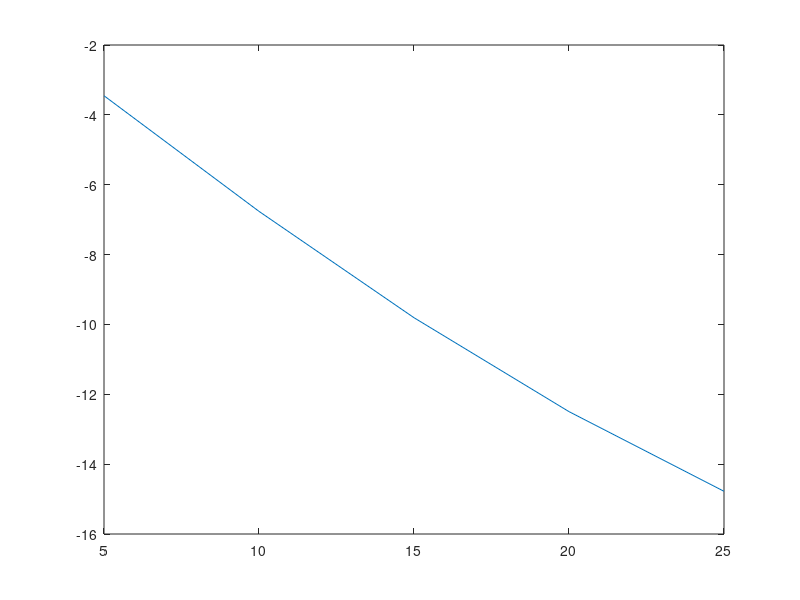

The MATLAB script that drew this image:
XB = [5,10,15,20,25];
YB = [43,43,43,43,43];
t = [0.5 0.5 0.5 0.5 0.5];
lx =120;
ly = 77;
for i =1:5
    omega(i) = (-12 * YB(i) * (XB(i)/t(i)))/((12 * (XB(i)^2 + YB(i)^2))+ lx^2 + ly^2);
    theta(i) = omega(i) * t(i) * 180 /pi ;
end
disp(theta)
plot(XB, theta);